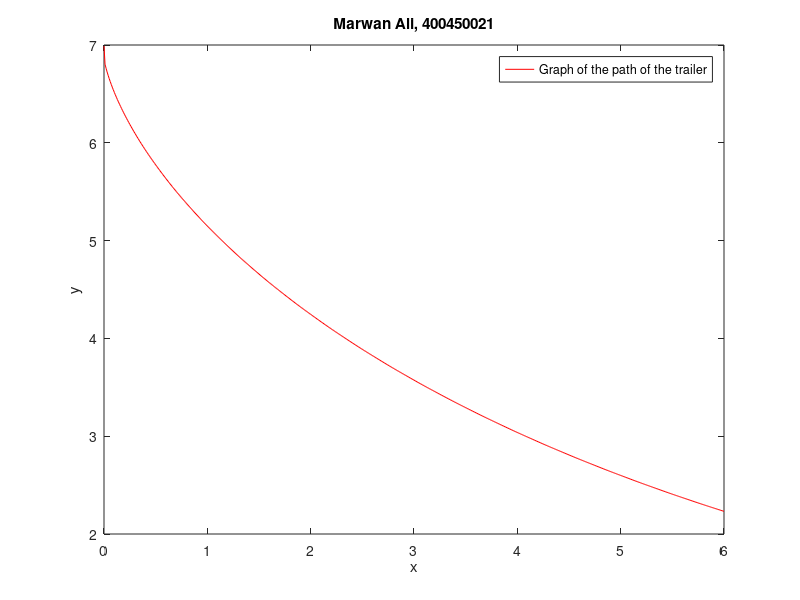

Source code (MATLAB):
% stepping size
h = 0.01;
% desired max value calulation
X = 6;
% # of steps
N = round(X/h)

% preallocate memory for the arrays
x = zeros(1,N+1);
y = zeros(1,N+1);

% initial values (index starts at 1 in matlab)
x(1) = 0;
y(1) = 6.99;

%recursive loop
for n = 1:N
  x(n+1) = x(n) + h;
  y(n+1) = y(n) + h*((-y(n)) / sqrt(7^2 - (y(n))^2));
end


plot(x, y, 'r'); % plotting
title('Marwan Ali, 400450021'); % figure's title,
legend('Graph of the path of the trailer', ...
       'Location','NorthEast'); % legend
xlabel('x'); ylabel('y'); % and axis labels


